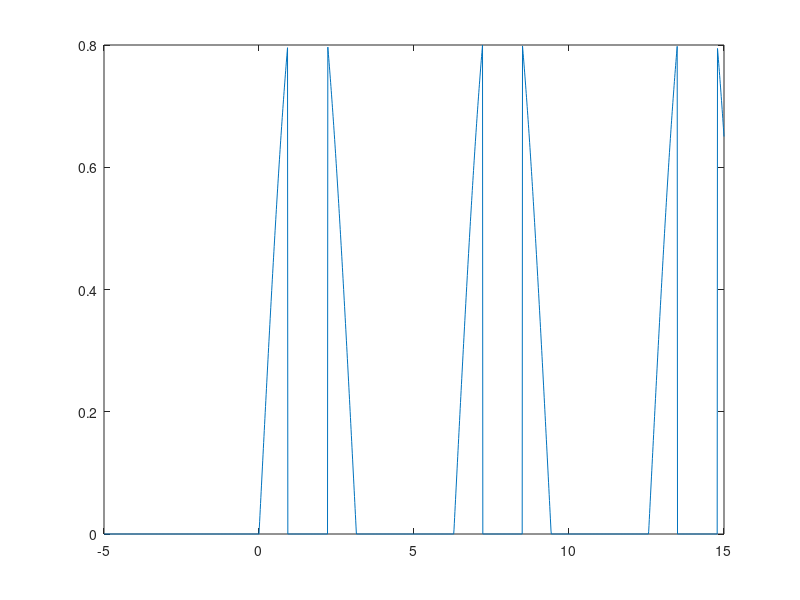

The MATLAB script that drew this image:
% Experiment 1: Signal Generation

clc; clear; close all;

% --------------- Unit Step ---------------
%% Unit step function
t = -5:0.01:5;
u = t >= 0;
plot(t, u);

%% Discrete unit step function
t = -5:1:5;
u = t >= 0;
stem(t, u);

%% u(-t)
t = -5:0.01:5;
u = t <= 0;
plot(t, u);

%% -u(t)
t = -5:0.01:5;
u = t >= 0;
plot(t, -u);

%% 2[u(t-1) - u(t-2)]
t = -5:0.01:5;
u = t >= 1 & t <= 2;
plot(t, 2 * u);

% --------------- Unit Ramp ---------------
%% Unit ramp function
t = -5:0.01:5;
u = t >= 0;
r = t .* u;
plot(t, r);

% --------------- Exponential ---------------
%% Exponential growth
t = -5:0.01:5;
u = t >= 0;
e = exp(t .* u);
plot(t, e);

%% Exponential decay
t = -5:0.01:5;
u = t >= 0;
e = exp(-t .* u);
plot(t, e);

% --------------- Sine Functions ---------------
%% sin(wt), t>=0
t = -5:0.01:5;
u = t >= 0;
f = 1;
s = sin(2 * pi * f * (t .* u));
plot(t, s);

%% cos(wt), t>=0
t = -5:0.01:5;
u = t >= 0;
f = 1;
c = cos(2 * pi * f * (t .* u));
plot(t, c);

% --------------- Complex Sine Functions ---------------
%% Growing complex sin | e^(t) * sin(wt)
t = -5:0.01:5;
u = t >= 0;
f = 1;
e = exp(t .* u);
s = sin(2 * pi * f * (t .* u));
csg = e .* s;
plot(t, csg);

%% Decaying complex sin | e^(-t) * sin(wt)
t = -5:0.01:5;
u = t >= 0;
f = 1;
e = exp(-t .* u);
s = sin(2 * pi * f * (t .* u));
csd = e .* s;
plot(t, csd);

% --------------- Signal Generation ---------------
%% u(t-1) + u(t-2) - 2u(t-3)
t = -5:0.01:5;
x1 = t >= 1 & t <= 3;
x2 = t >= 2 & t <= 3;
plot(t, x1 + x2);

%% Homework #1: Question 1
t = -5:0.01:5;
x1 = t >= 1 & t < 2;
x2 = t >= 2 & t <= 3;
r1 = x1 .* (t - 1);
r2 = -1 .* x2 .* (t - 3);
plot(t, r1 + r2);

%% Homework #1: Question 2
plot(t / 2 + 0.5, -2 * (r1 + r2)); % time scaling -> shift time by 0.5 to compensate -> amplitude scaling

% --------------- Rectifier ---------------
%% Half wave rectifier
x = -5:0.01:15;
region = x >= 0;
y = sin(x);
half = y >= 0;
plot(x, region .* (y .* half));

%% Full wave rectifier
x = -5:0.01:15;
region = x >= 0;
y = abs(sin(x));
plot(x, region .* y);

%% Chopper
x = -5:0.01:15;
region = x >= 0;
y = sin(x);
chop = y >= 0 & y <= 0.8;
plot(x, region .* (y .* chop));
